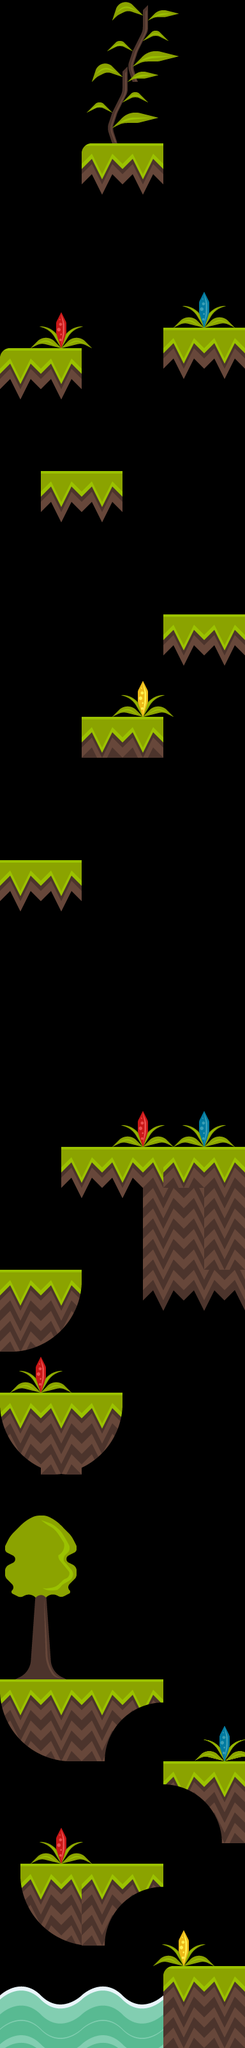

A 2D game scene composited from a Tiled map and its tileset images. What follows is a short description and the map's XML, with every tile layer's data as written:
An orthogonal 12x100 tile map with 32x32 px tiles, 1 tile layer (Capa de Patrones 1).

<map version="1.0" tiledversion="1.1.6" orientation="orthogonal" renderorder="right-down" width="12" height="100" tilewidth="32" tileheight="32" infinite="0" nextobjectid="1">
 <tileset firstgid="1" source="jungle_tileset.tsx" />
 <layer name="Capa de Patrones 1" width="12" height="100">
  <data encoding="csv">
0,0,0,0,0,0,0,0,0,0,0,0,
0,0,0,0,0,0,0,0,0,0,0,0,
0,0,0,0,0,0,0,0,0,0,0,0,
0,0,0,0,0,24,0,0,0,0,0,0,
0,0,0,0,0,0,0,0,0,0,0,0,
0,0,0,0,0,0,0,0,0,0,0,0,
0,0,0,0,24,0,0,0,0,0,0,0,
0,0,0,0,0,0,0,0,0,0,0,0,
0,0,0,0,0,0,0,0,0,0,0,0,
0,0,0,0,0,0,0,0,0,0,0,0,
0,0,0,0,9,0,0,0,0,0,0,0,
0,0,0,0,0,0,0,0,0,0,0,0,
0,0,0,0,0,0,0,0,0,0,0,0,
0,0,0,0,0,0,0,0,0,0,0,0,
0,0,0,0,0,0,0,0,0,0,0,0,
0,0,0,0,0,0,0,0,25,0,0,0,
0,28,0,0,0,0,0,0,0,0,0,0,
0,0,0,0,0,0,0,0,0,0,0,0,
0,0,0,0,0,0,0,0,0,0,0,0,
0,0,0,0,0,0,0,0,8,0,0,0,
9,0,0,0,0,0,0,0,0,0,0,0,
0,0,0,0,0,0,0,0,0,0,0,0,
0,0,0,0,0,0,0,0,0,0,0,0,
0,0,0,0,0,0,0,0,0,0,0,0,
0,0,0,0,0,0,0,0,0,0,0,0,
0,0,0,0,0,0,0,0,0,0,0,0,
0,0,8,0,0,0,0,0,0,0,0,0,
0,0,0,0,0,0,0,0,0,0,0,0,
0,0,0,0,0,0,0,0,0,0,0,0,
0,0,0,0,0,0,0,0,0,0,0,0,
0,0,0,0,0,0,0,0,0,0,0,0,
0,0,0,0,0,0,0,0,0,0,0,0,
0,0,0,0,0,0,0,0,0,0,0,0,
0,0,0,0,0,0,0,0,8,0,0,0,
0,0,0,0,0,29,0,0,0,0,0,0,
0,0,0,0,0,0,0,0,0,0,0,0,
0,0,0,0,0,0,0,0,0,0,0,0,
0,0,0,0,0,0,0,0,0,0,0,0,
0,0,0,0,6,0,0,0,0,0,0,0,
0,0,0,0,0,0,0,0,0,0,0,0,
0,0,0,0,0,0,0,0,0,0,0,0,
0,0,0,0,0,0,0,0,0,0,0,0,
0,0,0,0,0,0,0,0,0,0,0,0,
0,0,0,0,0,0,0,0,0,0,0,0,
0,0,0,0,0,0,0,0,0,0,0,0,
8,0,0,0,0,0,0,0,0,0,0,0,
0,0,0,0,0,0,0,0,0,0,0,0,
0,0,0,0,0,0,0,0,0,0,0,0,
0,0,0,0,0,0,0,0,0,0,0,0,
0,0,0,0,0,0,0,0,0,0,0,0,
0,0,0,0,0,0,0,0,0,0,0,0,
0,0,0,0,0,0,0,0,0,0,0,0,
0,0,0,0,0,0,0,0,0,0,0,0,
0,0,0,0,0,0,0,0,0,0,0,0,
0,0,0,0,0,0,0,0,0,0,0,0,
0,0,0,0,0,28,0,0,25,0,0,0,
0,0,0,0,0,0,0,0,0,0,0,0,
0,0,0,0,0,0,0,0,0,0,0,0,
0,0,0,0,0,0,0,0,0,0,0,0,
0,0,0,8,0,0,0,6,6,0,0,0,
0,0,0,0,0,0,0,0,0,0,0,0,
0,0,0,0,0,0,0,13,0,0,13,0,
0,0,0,0,0,0,0,0,0,0,0,0,
0,0,0,0,0,0,0,0,0,0,0,0,
0,0,0,0,0,0,0,0,0,0,0,0,
5,0,0,0,0,0,0,10,0,0,0,10,
0,0,0,0,0,0,0,0,0,0,0,0,
28,0,0,0,0,0,0,0,0,0,0,0,
0,0,0,0,0,0,0,0,0,0,0,0,
0,0,0,0,0,0,0,0,0,0,0,0,
0,0,0,0,0,0,0,0,0,0,0,0,
2147483653,0,5,0,0,0,0,0,0,0,0,0,
0,0,0,0,0,0,0,0,0,0,0,0,
0,0,0,0,0,0,0,0,0,0,0,0,
0,0,0,0,0,0,0,0,0,0,0,0,
0,0,0,0,0,0,0,0,0,0,0,0,
0,0,0,0,0,0,0,0,0,0,0,0,
0,0,0,0,0,0,0,0,0,0,0,0,
0,0,0,0,0,0,0,0,0,0,0,0,
0,0,0,0,0,0,0,0,0,0,0,0,
0,0,0,0,0,0,0,0,0,0,0,0,
22,0,0,0,0,0,0,0,0,0,0,0,
0,0,0,0,0,0,0,0,0,0,0,0,
0,0,0,0,0,0,0,0,0,0,0,0,
0,0,0,0,0,0,0,0,0,0,0,0,
4,0,0,0,15,0,0,0,0,25,0,0,
0,0,0,0,0,0,0,0,0,0,0,0,
0,0,0,0,0,0,0,0,0,0,0,0,
0,0,0,0,0,0,0,0,0,0,0,0,
0,0,0,0,0,0,0,0,14,0,0,0,
0,28,0,0,0,0,0,0,0,0,0,0,
0,0,0,0,0,0,0,0,0,0,0,0,
0,0,0,0,0,0,0,0,0,0,0,0,
0,0,0,0,0,0,0,0,0,0,0,0,
0,4,0,0,15,0,0,0,0,0,0,0,
0,0,0,0,0,0,0,29,0,0,0,0,
0,0,0,0,0,0,0,0,0,0,0,0,
0,0,0,0,0,0,0,0,0,0,0,0,
0,0,0,0,0,0,0,0,0,0,0,0,
20,0,0,0,20,0,0,0,1,0,0,0
</data>
 </layer>
</map>
